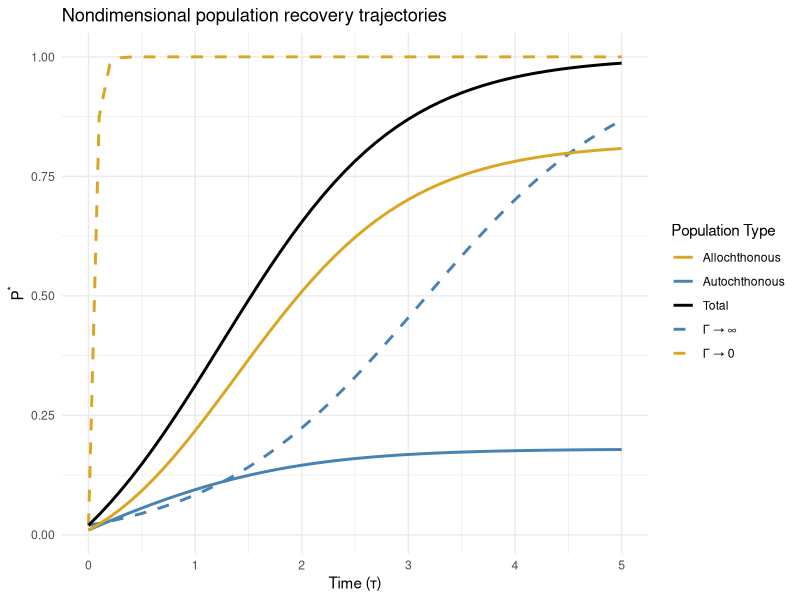
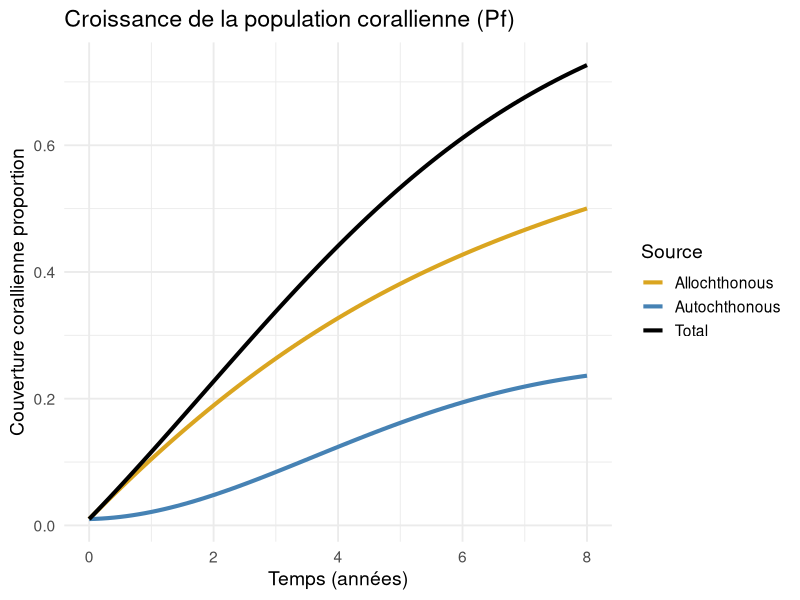
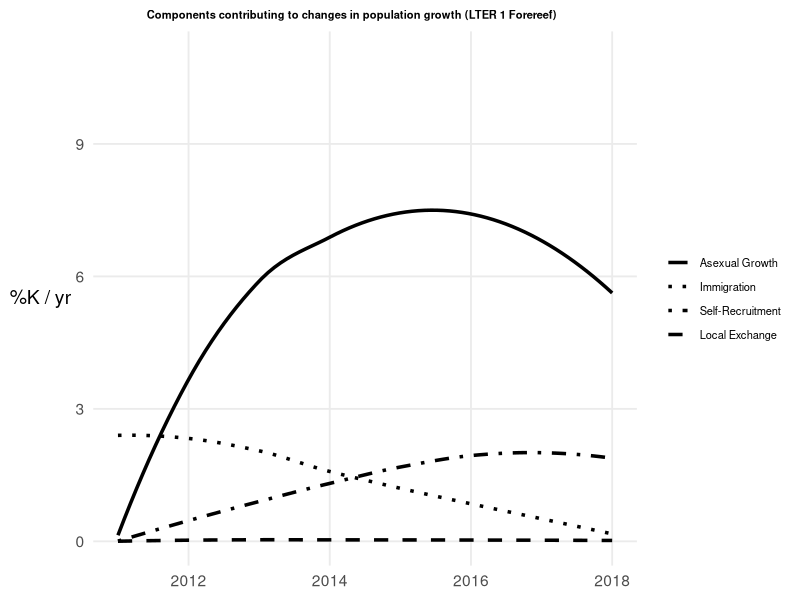
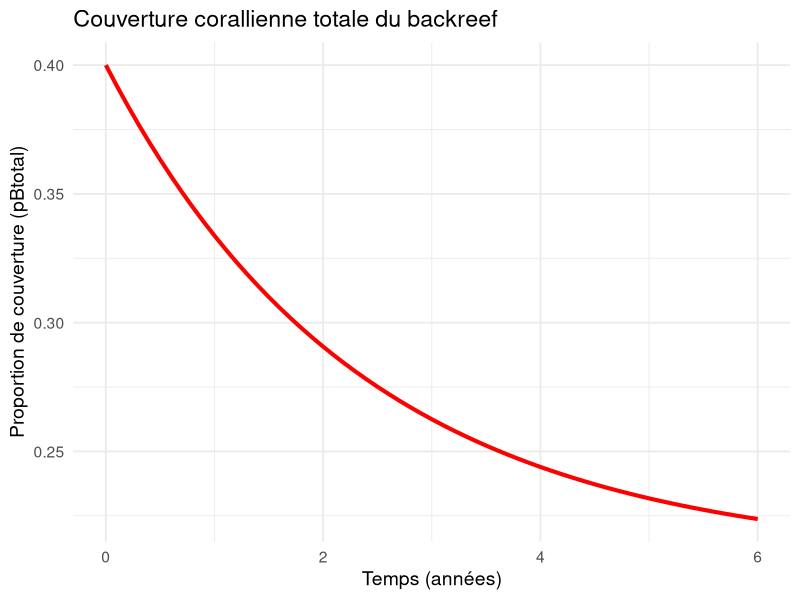
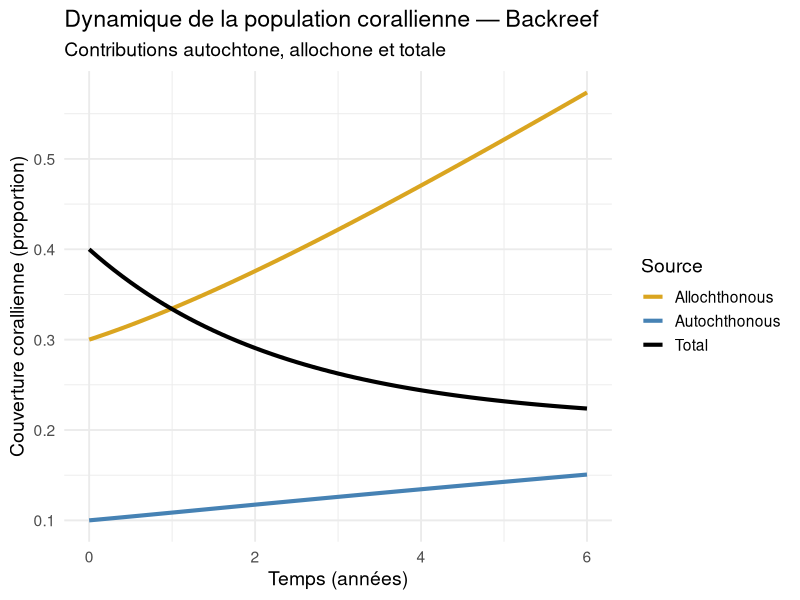
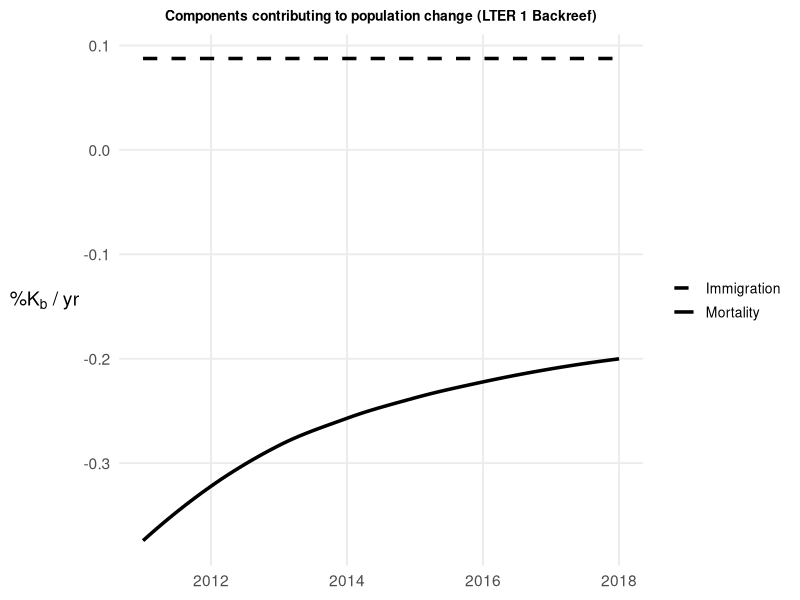
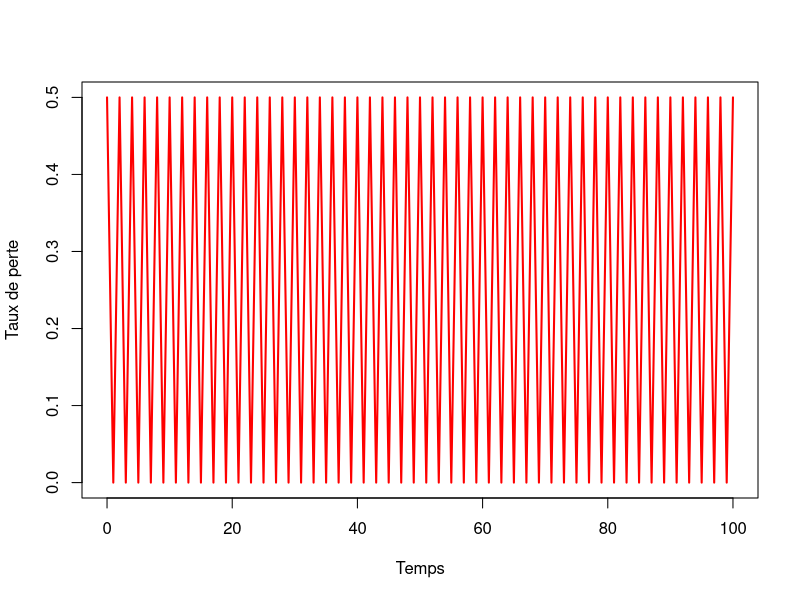
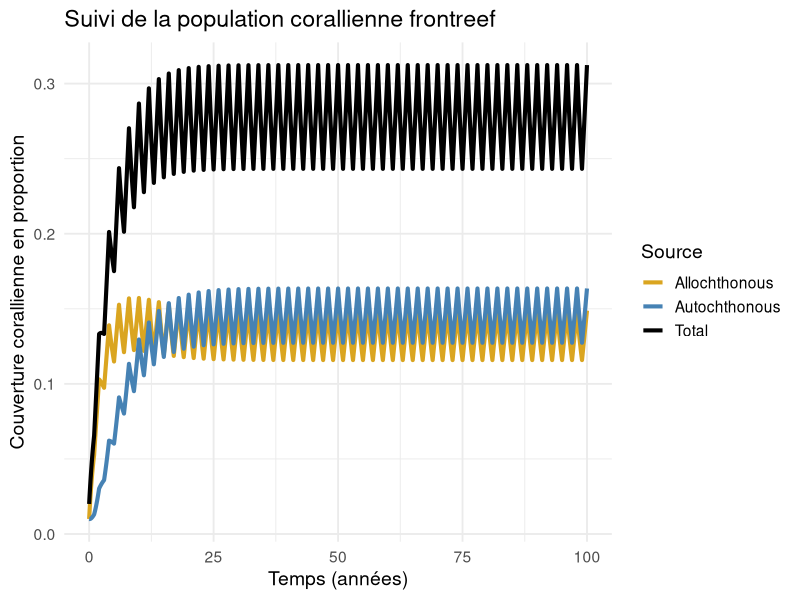

Here is the R script that generated these plots, in order:
# PARTIE 1----
# Script des cas limites----
# Script de trajectoires de population sans dimension - figure 2
#Installer et charger les bibliothèques nécessaires
install.packages("deSolve")
install.packages("ggplot2")
library(deSolve)
library(ggplot2)

#Modèle d'équations différentielles
model <- function(t, state, parameters) {
  P_auto <- state[1]  #Population autochtone
  P_allo <- state[2]  #Population allochthone
  K <- parameters$K   #Capacité de soutien
  I <- parameters$I   #Immigration
  Gamma <- parameters$Gamma   #Taux de regénération intrinsèque (facteur de croissance)
  
  #Normalisation des paramètres par la capacité de soutien
  P_auto_norm <- P_auto / K
  P_allo_norm <- P_allo / K
  
  #Équations différentielles du modèle, basées sur les équations 3 de l'article
  #On additionne les deux populations pour le facteur de densité-dépendance pour que notre échelle des y soit sur 1, et non 2
  dP_auto <- (P_auto_norm + P_allo_norm + I/Gamma) * (1 - (P_auto_norm + P_allo_norm))  
  dP_allo <- I/Gamma * (1 - (P_auto_norm + P_allo_norm))  
  
  list(c(dP_auto, dP_allo))
}

#Paramètres du modèle
parameters <- list(K = 1, I = 1)  

#Conditions initiales (ces conditions sont les mêmes que dans le graphique de l'article)
state <- c(P_auto = 0.01, P_allo = 0.01)

#Temps de simulation
times <- seq(0, 5, by = 0.1)

#Résoudre l'ODE pour différents Gamma
parameters$Gamma <- 10   #Cas intermédiaire
out_intermediate <- ode(y = state, times = times, func = model, parms = parameters)

parameters$Gamma <- 0.1   #Immigration dominante (Γ → 0)
out_immigration <- ode(y = state, times = times, func = model, parms = parameters)

parameters$Gamma <- 100   #Croissance intrinsèque dominante (Γ → ∞)
out_intrinsic <- ode(y = state, times = times, func = model, parms = parameters)

#Convertir les résultats en dataframes
df_intermediate <- as.data.frame(out_intermediate)
df_immigration <- as.data.frame(out_immigration)
df_intrinsic <- as.data.frame(out_intrinsic)

#Calculer la population totale
df_intermediate$Total <- df_intermediate$P_auto + df_intermediate$P_allo
df_intrinsic$Total <- df_intrinsic$P_auto + df_intrinsic$P_allo
df_immigration$Total <- df_immigration$P_auto + df_immigration$P_allo

#Tracer la figure avec inversion des couleurs des lignes pleines
ggplot() +
  #Courbes en pointillés pour les cas limites (pas modifiées)
  geom_line(data = df_intrinsic, aes(x = time, y = Total, color = "Γ → ∞"), linetype = "dashed", size = 1) +
  geom_line(data = df_immigration, aes(x = time, y = Total, color = "Γ → 0"), linetype = "dashed", size = 1) +
  
  #Courbes solides pour Γ = 10 
  geom_line(data = df_intermediate, aes(x = time, y = Total, color = "Total"), size = 1) +
  geom_line(data = df_intermediate, aes(x = time, y = P_allo, color = "Autochthonous"), size = 1) +  
  geom_line(data = df_intermediate, aes(x = time, y = P_auto, color = "Allochthonous"), size = 1) +  
  
  #Personnalisation avec couleurs corrigées
  labs(x = "Time (τ)", y = expression(P^"*"), color = "Population Type") +
  theme_minimal() +
  ggtitle("Nondimensional population recovery trajectories") +
  scale_color_manual(values = c("Γ → ∞" = "steelblue", "Γ → 0" = "goldenrod", 
                                "Total" = "black", "Allochthonous" = "goldenrod", "Autochthonous" = "steelblue"))


#Script graphiques avant-récif 3a ----
#Aller chercher dans les bibliothèques
library(deSolve)
library(ggplot2)
library(dplyr)
library(tidyr)


#Paramètres du modèle
params <- list(
  rb = 0.05,   #Taux de croissance autochtone de la population backreef
  rf = 0.1,  #Taux de croissance autochtone de la population forereef
  sigma_f = 0.5,   #Intensité de la croissance larvaire (829 polypes/colonie)
  
  #Coefficients d’interactions (ζ(γβ))
  zeta_bb = 0.01,   #Influence de backreef sur backreef
  zeta_fb = 0.002,    #Influence de forereef sur backreef
  zeta_ff = 0.2,    #Influence de forereef sur forereef AUTO
  zeta_bf = 0.1,   #Influence de backreef sur forereef ALLO
  
  #Apports externes constants
  Ib = 0.08,   #Immigration du backreef
  If = 0.1,       #Immigration du forereef
  
  #Capacités de soutien en proportion?
  Kb = 0.64,     #Capacité de soutien du backreef 0.64 dans article (observé)
  Kf = 0.8     #Capacité de soutien du forereef  0.8 dans article
)

# MODELE 2 - Équations différentielles selon les équations 4
model <- function(time, state, parameters) {
  with(as.list(c(state, parameters)), {
    dFallo  <- sigma_f * zeta_bf * pBtotal + If * (1 - pFtotal / Kf)
    dFauto  <- pFtotal * (rf + sigma_f * zeta_ff) * (1 - pFtotal / Kf)
    dFtotal <- dFallo + dFauto
    dBallo  <- sigma_f * zeta_fb * pFtotal + Ib * (1 - pBtotal / Kb)
    dBauto  <- pBtotal * (rb + sigma_f * zeta_bb) * (1 - pBtotal / Kb)
    dBtotal <- dBallo + dBauto
    list(c(dFallo, dFauto, dFtotal, dBallo, dBauto, dBtotal))
  })
}
#Conditions initiales  MODELE 2 de nos populations
state <- c(pFallo = 0.01, pFauto = 0.01, pFtotal = 0.01, pBallo = 0.01, pBauto = 0.01, pBtotal = 0.01)

#Intervalle de temps en années
times <- seq(0, 8, by = 0.1)

#Résolution numérique du système
out <- ode(y = state, times = times, func = model, parms = params)
out <- as.data.frame(out)

#Mise en forme pour ggplot
plot_data <- out %>%
  select(time, pFallo,pFauto,pFtotal) %>%
  rename(
    Total = pFtotal,
    Allochthonous = pFallo,
    Autochthonous = pFauto
  ) %>%
  pivot_longer(-time, names_to = "Source", values_to = "Value")

#Graphique
ggplot(plot_data, aes(x = time, y = Value, color = Source)) +
  geom_line(size = 1.4) +
  scale_color_manual(
    values = c(
      "Total" = "black",
      "Allochthonous" = "goldenrod",
      "Autochthonous" = "steelblue"  
    )
  ) +
  labs(
    title = "Croissance de la population corallienne (Pf)",
    x = "Temps (années)",
    y = "Couverture corallienne proportion"
  ) +
  theme_minimal(base_size = 14)





# Script graphiques avant-récif 3c----
#Aller chercher dans les bibliothèques
library(ggplot2)
library(dplyr)
library(tidyr)

#Données modélisées
years <- 2011:2018   #Années de l'étude
n <- length(years)

Pf <- seq(0.05, 0.6, length.out = n)   #Population forereef
Pb <- seq(0.2, 0.5, length.out = n)   #Population backreef
Pf[1] <- 0   #Forcer à commencer à 0
Pb[1] <- 0   #Force à commencer à 0

Kf <- 0.8   #Capacité de charge de 80%
rf <- 0.12   #Taux de croissance asexuée 
sigma_f <- 0.05   #Taux de reproduction larvaire (estimé)

zeta_ff <- seq(0.2, 0.8, length.out = n)   #Autorecrutement (forereef vers forereef)
zeta_bf <- seq(0.01, 0.01, length.out = n)   #Recrutement d'échange (forereef vers backreef)
If <- c(0.0075, 0.0095, 0.0085, 0.008, 0.007, 0.006, 0.005, 0.002)   #Immigration externe (données modélisées)

#Calcul des composantes dPf/dt 
asexual <- Pf * rf   #Croissance asexuée
self_recruit <- Pf * sigma_f * zeta_ff   #Autorecrutement (autochtone)
local_exchange <- Pb * sigma_f * zeta_bf   #Échange local
immigration <- If   #Immigration (allochtone)

density_factor <- (1 - Pf / Kf)   #Facteur de densité-dépendance

#Ajustement de chaque composante par le facteur de densité-dépendance
asexual_adj <- asexual * density_factor
self_recruit_adj <- self_recruit * density_factor
local_exchange_adj <- local_exchange * density_factor
immigration_adj <- immigration * density_factor

#Création du dataframe pour le graphique
df <- data.frame(
  Year = rep(years, 4),
  Component = rep(c("Asexual Growth", "Self-Recruitment", "Local Exchange", "Immigration"), each = n),
  Value = c(asexual_adj, self_recruit_adj, local_exchange_adj, immigration_adj)
)

#Mise en forme des données en pourcentage de la capacité de charge par an
df$PercentK <- 100 * df$Value / Kf
scaling_factor <- 2.5   #Amplification des courbes pour un meilleur effet visuel
df$PercentK <- df$PercentK * scaling_factor

#Graphique lissé
ggplot(df, aes(x = Year, y = PercentK, linetype = Component)) +
  geom_smooth(se = FALSE, method = "loess", size = 1.2, color = "black") +
  scale_linetype_manual(
    values = c("solid", "dotted", "dotdash", "dashed"),
    breaks = c("Asexual Growth", "Immigration", "Self-Recruitment", "Local Exchange")
  ) +
  labs(
    title = "Components contributing to changes in population growth (LTER 1 Forereef)",
    y = expression("%K / yr"),
    x = NULL,
    linetype = NULL
  ) +
  coord_cartesian(ylim = c(0, 11)) +
  theme_minimal(base_size = 14) +
  theme(
    legend.position = "right",
    legend.text = element_text(size = 8),
    legend.title = element_text(size = 10),
    panel.grid.minor = element_blank(),
    axis.title.y = element_text(angle = 0, vjust = 0.5),
    plot.title = element_text(hjust = 0.4, face = "bold", size = 8)
  )





# Script graphiques après-récifs 4a----
#Différences: ajout de mortalité, baisser le taux de croissance de la pop backreef, le recrutement front->back, l'immigration à 0.08 comme indiqué. et état initial
params <- list(
  mortal <- 0.3,  #taux de mortalité du backreef. 
  
  rb = 0.05,   #Taux de croissance autochtone de la population backreef
  rf = 0.1,  #Taux de croissance autochtone de la population forereef
  sigma_f = 0.5,   #Intensité de la croissance larvaire (829 polypes/colonie)
  
  #Coefficients d’interactions (ζ(γβ))
  zeta_bb = 0.01,   #Influence de backreef sur backreef
  zeta_fb = 0.002,    #Influence de forereef sur backreef #faible
  zeta_ff = 0.2,    #Influence de forereef sur forereef AUTO
  zeta_bf = 0.1,   #Influence de backreef sur forereef ALLO
  
  #Apports externes constants
  Ib = 0.08,   #Immigration du backreef  tiré du graphique 4c
  If = 0.1,       #Immigration du forereef
  
  #Capacités de soutien en proportion?
  Kb = 0.64,     #Capacité de soutien du backreef 0.64 dans article (observé)
  Kf = 0.8     #Capacité de soutien du forereef  0.8 dans article
)

# MODELE 2 - Équations différentielles selon les équations 4
model <- function(time, state, parameters) {
  with(as.list(c(state, parameters)), {
    dFallo  <- sigma_f * zeta_bf * pBtotal + If * (1 - pFtotal / Kf)
    dFauto  <- pFtotal * (rf + sigma_f * zeta_ff) * (1 - pFtotal / Kf)
    dFtotal <- dFallo + dFauto
    dBallo  <- sigma_f * zeta_fb * pFtotal + Ib * (1 - pBtotal / Kb)
    dBauto  <- pBtotal * (rb + sigma_f * zeta_bb) * (1 - pBtotal / Kb)
    dBtotal <- dBallo + dBauto - mortal * pBtotal
    list(c(dFallo, dFauto, dFtotal, dBallo, dBauto, dBtotal))
  })
}
#Conditions initiales  MODELE 2 de nos populations
state <- c(pFallo = 0.01, pFauto = 0.01, pFtotal = 0.01, pBallo = 0.3, pBauto = 0.1, pBtotal = 0.4)

#Intervalle de temps en années
times <- seq(0, 6, by = 0.1)

#Résolution numérique du système
out <- ode(y = state, times = times, func = model, parms = params)
out <- as.data.frame(out)

#graphique qui reproduit la figure 4a
ggplot(out, aes(x = time, y = pBtotal)) +
  geom_line(color = "red", size = 1.4) +
  labs(
    title = "Couverture corallienne totale du backreef",
    x = "Temps (années)",
    y = "Proportion de couverture (pBtotal)"
  ) +
  theme_minimal(base_size = 14)


#Si on veux afficher vraiment toutes les courbes. 
backreef_data <- out %>%
  select(time, pBallo, pBauto, pBtotal) %>%
  rename(
    Allochthonous = pBallo,
    Autochthonous = pBauto,
    Total = pBtotal
  ) %>%
  pivot_longer(-time, names_to = "Source", values_to = "Value")

# Graphique
ggplot(backreef_data, aes(x = time, y = Value, color = Source)) +
  geom_line(size = 1.4) +
  scale_color_manual(
    values = c(
      "Total" = "black",
      "Allochthonous" = "goldenrod",
      "Autochthonous" = "steelblue"
    )
  ) +
  labs(
    title = "Dynamique de la population corallienne — Backreef",
    subtitle = "Contributions autochtone, allochone et totale",
    x = "Temps (années)",
    y = "Couverture corallienne (proportion)",
    color = "Source"
  ) +
  theme_minimal(base_size = 14)





# Script graphiques après-récifs 4c----
#Aller chercher les bibliothèques nécessaires
library(ggplot2)
library(dplyr)
library(tidyr)

#Paramètres
years <- 2011:2018   #Années de l'étude
n <- length(years)

# Populations
Pf <- seq(0.05, 0.6, length.out = n)  #Population forereef
Pb <- seq(0.2, 0.5, length.out = n)   #Population backreef
Pf[1] <- 0   #Forcer à commencer à 0
Pb[1] <- 0

#Paramètres biologiques
Kb <- 0.8   #Capacité de soutien (backreef)
rb <- 0.1   #Croissance asexuée (backreef)
sigma_f <- 0.05   #Taux de reproduction larvaire

zeta_bb <- seq(0.2, 0.7, length.out = n)  #Autorecrutement backreef vers backreef
zeta_fb <- rep(0.01, n)  #Échange forereef vers backreef

#Calcul des composantes dPb/dt
intrinsic <- Pb * (rb + sigma_f * zeta_bb)  #Croissance et autorecrutement
exchange <- Pf * sigma_f * zeta_fb          #Recrutement d’échange local
immigration <- rep(0.0007, n)   #Immigration

#Facteur de densité-dépendance
density_factor <- (1 - Pb / Kb)

#Ajustement de chaque composante par le facteur de densité-dépendance
intrinsic_adj <- intrinsic * density_factor
exchange_adj <- exchange * density_factor
immigration_adj <- immigration   #L'immigragtion reste constante peu importe la densité de la population

#Variation totale
total_change <- intrinsic_adj + exchange_adj + immigration_adj

#Estimation de la courbe de mortalité
mortalite <- -0.003 + 0.0022 * (years - min(years)) / ((years - min(years)) + 4)

#Création du dataframe pour le graphique
df_backreef <- data.frame(
  Year = rep(years, 2),
  Component = rep(c("Immigration", "Mortality"), each = n),
  Value = c(immigration_adj, mortalite)
)

#Mise en forme des données en pourcentage de la capacité de charge par an
df_backreef$PercentKb <- 100 * df_backreef$Value / Kb

#Graphique lissé
ggplot(df_backreef, aes(x = Year, y = PercentKb, linetype = Component)) +
  geom_smooth(se = FALSE, method = "loess", size = 1.2, color = "black") +
  scale_linetype_manual(values = c("Immigration" = "dashed", "Mortality" = "solid")) +
  labs(
    title = "Components contributing to population change (LTER 1 Backreef)",
    y = expression("%K"[b] * " / yr"),
    x = NULL,
    linetype = NULL
  ) +
  coord_cartesian(ylim = c(min(df_backreef$PercentKb), max(df_backreef$PercentKb))) +
  theme_minimal(base_size = 14) +
  theme(
    legend.position = "right",
    legend.text = element_text(size = 10),
    legend.title = element_text(size = 10),
    panel.grid.minor = element_blank(),
    axis.title.y = element_text(angle = 0, vjust = 0.5),
    plot.title = element_text(hjust = 0.5, face = "bold", size = 10)
  )





# PARTIE 2----
# Script graphique fréquence=2 ans  amplitude=0.5----
#fonction qui représente la variation de mortalité aux 7 ans
times <- seq(0,100, by=1)

taux_perte <- function(t, peak = 0.5, period = 2, pulse_width = 1) {
  if ((t %% period) < pulse_width) {
    return(peak)
  } else {
    
    
    return(0)
  }
}
#visualisation de la fonction
plot(times, sapply(times, taux_perte), type = "l",
     ylab = "Taux de perte", xlab = "Temps", col = "red", lwd = 2)


#Paramètres du modèle
params <- list(
  mortal <- 0.6,  #taux de mortalité constante du backreef pck c difficile la vie.
  
  rb = 0.05,   #Taux de croissance autochtone de la population backreef
  rf = 0.1,  #Taux de croissance autochtone de la population forereef
  sigma_f = 0.5,   #Intensité de la croissance larvaire (829 polypes/colonie)
  
  #Coefficients d’interactions (ζ(γβ))
  zeta_bb = 0.01,   #Influence de backreef sur backreef
  zeta_fb = 0.002,    #Influence de forereef sur backreef
  zeta_ff = 0.2,    #Influence de forereef sur forereef AUTO
  zeta_bf = 0.1,   #Influence de backreef sur forereef ALLO
  
  #Apports externes constants
  Ib = 0.08,   #Immigration du backreef
  If = 0.05,       #Immigration du forereef
  
  #Capacités de soutien en proportion?
  Kb = 0.64,     #Capacité de soutien du backreef 0.64 dans article (observé)
  Kf = 0.8     #Capacité de soutien du forereef  0.8 dans article
)

# MODELE 2 - Équations différentielles selon les équations 4 ici, j'ai enlevé pftotal, et je l'ai remplacé par la somme. 
model <- function(time, state, parameters) {
  with(as.list(c(state, parameters)), {
    pertes_t <- taux_perte(time)
    
    dFallo  <- (sigma_f * zeta_bf * pBtotal + If * (1 - (pFauto + pFallo) / Kf)) - (pertes_t * (pFallo))
    dFauto  <- ((pFauto + pFallo) * (rf + sigma_f * zeta_ff) * (1 - (pFauto + pFallo) / Kf)) - (pertes_t * (pFauto))
    
    dBallo  <- (sigma_f * zeta_fb * (pFauto + pFallo) + Ib * (1 - pBtotal / Kb)) - (pertes_t * pBallo)
    dBauto  <- (pBtotal * (rb + sigma_f * zeta_bb) * (1 - pBtotal / Kb)) - (pertes_t * pBauto)
    dBtotal <- (dBallo + dBauto - mortal * pBtotal) 
    
    list(c(dFallo, dFauto, dBallo, dBauto, dBtotal))
  })
}
#Conditions initiales  MODELE 2 de nos populations
state <- c(pFallo = 0.01, pFauto = 0.01, pBallo = 0.3, pBauto = 0.1, pBtotal = 0.4)

#Intervalle de temps en années
times <- seq(0, 100, by = 0.1)

#Résolution numérique du système
out <- ode(y = state, times = times, func = model, parms = params)
out <- as.data.frame(out)
out$pFtotal <- out$pFauto + out$pFallo  #calcul de la somme
#Mise en forme pour ggplot
plot_data <- out %>%
  select(time, pFallo,pFauto,pFtotal) %>%
  rename(
    Total = pFtotal,
    Allochthonous = pFallo,
    Autochthonous = pFauto
  ) %>%
  pivot_longer(-time, names_to = "Source", values_to = "Value")

#Graphique
ggplot(plot_data, aes(x = time, y = Value, color = Source)) +
  geom_line(size = 1.4) +
  scale_color_manual(
    values = c(
      "Total" = "black",
      "Allochthonous" = "goldenrod",
      "Autochthonous" = "steelblue"  
    )
  ) +
  labs(
    title = "Suivi de la population corallienne frontreef",
    x = "Temps (années)",
    y = "Couverture corallienne en proportion"
  ) +
  theme_minimal(base_size = 14)




# Script graphique fréquence=2 ans  amplitude=0.99----
#fonction qui représente la variation de mortalité aux 7 ans
times <- seq(0,100, by=1)

taux_perte <- function(t, peak = 0.99, period = 2, pulse_width = 1) {
  if ((t %% period) < pulse_width) {
    return(peak)
  } else {
    
    
    return(0)
  }
}
#visualisation de la fonction
plot(times, sapply(times, taux_perte), type = "l",
     ylab = "Taux de perte", xlab = "Temps", col = "red", lwd = 2)


#Paramètres du modèle
params <- list(
  mortal <- 0.6,  #taux de mortalité constante du backreef pck c difficile la vie.
  
  rb = 0.05,   #Taux de croissance autochtone de la population backreef
  rf = 0.1,  #Taux de croissance autochtone de la population forereef
  sigma_f = 0.5,   #Intensité de la croissance larvaire (829 polypes/colonie)
  
  #Coefficients d’interactions (ζ(γβ))
  zeta_bb = 0.01,   #Influence de backreef sur backreef
  zeta_fb = 0.002,    #Influence de forereef sur backreef
  zeta_ff = 0.2,    #Influence de forereef sur forereef AUTO
  zeta_bf = 0.1,   #Influence de backreef sur forereef ALLO
  
  #Apports externes constants
  Ib = 0.08,   #Immigration du backreef
  If = 0.05,       #Immigration du forereef
  
  #Capacités de soutien en proportion?
  Kb = 0.64,     #Capacité de soutien du backreef 0.64 dans article (observé)
  Kf = 0.8     #Capacité de soutien du forereef  0.8 dans article
)

# MODELE 2 - Équations différentielles selon les équations 4 ici, j'ai enlevé pftotal, et je l'ai remplacé par la somme. 
model <- function(time, state, parameters) {
  with(as.list(c(state, parameters)), {
    pertes_t <- taux_perte(time)
    
    dFallo  <- (sigma_f * zeta_bf * pBtotal + If * (1 - (pFauto + pFallo) / Kf)) - (pertes_t * (pFallo))
    dFauto  <- ((pFauto + pFallo) * (rf + sigma_f * zeta_ff) * (1 - (pFauto + pFallo) / Kf)) - (pertes_t * (pFauto))
    
    dBallo  <- (sigma_f * zeta_fb * (pFauto + pFallo) + Ib * (1 - pBtotal / Kb)) - (pertes_t * pBallo)
    dBauto  <- (pBtotal * (rb + sigma_f * zeta_bb) * (1 - pBtotal / Kb)) - (pertes_t * pBauto)
    dBtotal <- (dBallo + dBauto - mortal * pBtotal) 
    
    list(c(dFallo, dFauto, dBallo, dBauto, dBtotal))
  })
}
#Conditions initiales  MODELE 2 de nos populations
state <- c(pFallo = 0.01, pFauto = 0.01, pBallo = 0.3, pBauto = 0.1, pBtotal = 0.4)

#Intervalle de temps en années
times <- seq(0, 100, by = 0.1)

#Résolution numérique du système
out <- ode(y = state, times = times, func = model, parms = params)
out <- as.data.frame(out)
out$pFtotal <- out$pFauto + out$pFallo  #calcul de la somme
#Mise en forme pour ggplot
plot_data <- out %>%
  select(time, pFallo,pFauto,pFtotal) %>%
  rename(
    Total = pFtotal,
    Allochthonous = pFallo,
    Autochthonous = pFauto
  ) %>%
  pivot_longer(-time, names_to = "Source", values_to = "Value")

#Graphique
ggplot(plot_data, aes(x = time, y = Value, color = Source)) +
  geom_line(size = 1.4) +
  scale_color_manual(
    values = c(
      "Total" = "black",
      "Allochthonous" = "goldenrod",
      "Autochthonous" = "steelblue"  
    )
  ) +
  labs(
    title = "Suivi de la population corallienne frontreef",
    x = "Temps (années)",
    y = "Couverture corallienne en proportion"
  ) +
  theme_minimal(base_size = 14)




# Script graphique fréquence=7 ans  amplitude=0.5----
#fonction qui représente la variation de mortalité aux 7 ans
times <- seq(0,100, by=1)

taux_perte <- function(t, peak = 0.5, period = 7, pulse_width = 1) {
  if ((t %% period) < pulse_width) {
    return(peak)
  } else {
    
    
    return(0)
  }
}
#visualisation de la fonction
plot(times, sapply(times, taux_perte), type = "l",
     ylab = "Taux de perte", xlab = "Temps", col = "red", lwd = 2)


#Paramètres du modèle
params <- list(
  mortal <- 0.6,  #taux de mortalité constante du backreef pck c difficile la vie.
  
  rb = 0.05,   #Taux de croissance autochtone de la population backreef
  rf = 0.1,  #Taux de croissance autochtone de la population forereef
  sigma_f = 0.5,   #Intensité de la croissance larvaire (829 polypes/colonie)
  
  #Coefficients d’interactions (ζ(γβ))
  zeta_bb = 0.01,   #Influence de backreef sur backreef
  zeta_fb = 0.002,    #Influence de forereef sur backreef
  zeta_ff = 0.2,    #Influence de forereef sur forereef AUTO
  zeta_bf = 0.1,   #Influence de backreef sur forereef ALLO
  
  #Apports externes constants
  Ib = 0.08,   #Immigration du backreef
  If = 0.05,       #Immigration du forereef
  
  #Capacités de soutien en proportion?
  Kb = 0.64,     #Capacité de soutien du backreef 0.64 dans article (observé)
  Kf = 0.8     #Capacité de soutien du forereef  0.8 dans article
)

# MODELE 2 - Équations différentielles selon les équations 4 ici, j'ai enlevé pftotal, et je l'ai remplacé par la somme. 
model <- function(time, state, parameters) {
  with(as.list(c(state, parameters)), {
    pertes_t <- taux_perte(time)
    
    dFallo  <- (sigma_f * zeta_bf * pBtotal + If * (1 - (pFauto + pFallo) / Kf)) - (pertes_t * (pFallo))
    dFauto  <- ((pFauto + pFallo) * (rf + sigma_f * zeta_ff) * (1 - (pFauto + pFallo) / Kf)) - (pertes_t * (pFauto))
    
    dBallo  <- (sigma_f * zeta_fb * (pFauto + pFallo) + Ib * (1 - pBtotal / Kb)) - (pertes_t * pBallo)
    dBauto  <- (pBtotal * (rb + sigma_f * zeta_bb) * (1 - pBtotal / Kb)) - (pertes_t * pBauto)
    dBtotal <- (dBallo + dBauto - mortal * pBtotal) 
    
    list(c(dFallo, dFauto, dBallo, dBauto, dBtotal))
  })
}
#Conditions initiales  MODELE 2 de nos populations
state <- c(pFallo = 0.01, pFauto = 0.01, pBallo = 0.3, pBauto = 0.1, pBtotal = 0.4)

#Intervalle de temps en années
times <- seq(0, 100, by = 0.1)

#Résolution numérique du système
out <- ode(y = state, times = times, func = model, parms = params)
out <- as.data.frame(out)
out$pFtotal <- out$pFauto + out$pFallo  #calcul de la somme
#Mise en forme pour ggplot
plot_data <- out %>%
  select(time, pFallo,pFauto,pFtotal) %>%
  rename(
    Total = pFtotal,
    Allochthonous = pFallo,
    Autochthonous = pFauto
  ) %>%
  pivot_longer(-time, names_to = "Source", values_to = "Value")

#Graphique
ggplot(plot_data, aes(x = time, y = Value, color = Source)) +
  geom_line(size = 1.4) +
  scale_color_manual(
    values = c(
      "Total" = "black",
      "Allochthonous" = "goldenrod",
      "Autochthonous" = "steelblue"  
    )
  ) +
  labs(
    title = "Suivi de la population corallienne frontreef",
    x = "Temps (années)",
    y = "Couverture corallienne en proportion"
  ) +
  theme_minimal(base_size = 14)




# Script graphique fréquence=7 ans  amplitude=0.99----
#fonction qui représente la variation de mortalité aux 7 ans
times <- seq(0,100, by=1)

taux_perte <- function(t, peak = 0.99, period = 7, pulse_width = 1) {
  if ((t %% period) < pulse_width) {
    return(peak)
  } else {
    
    
    return(0)
  }
}
#visualisation de la fonction
plot(times, sapply(times, taux_perte), type = "l",
     ylab = "Taux de perte", xlab = "Temps", col = "red", lwd = 2)


#Paramètres du modèle
params <- list(
  mortal <- 0.6,  #taux de mortalité constante du backreef pck c difficile la vie.
  
  rb = 0.05,   #Taux de croissance autochtone de la population backreef
  rf = 0.1,  #Taux de croissance autochtone de la population forereef
  sigma_f = 0.5,   #Intensité de la croissance larvaire (829 polypes/colonie)
  
  #Coefficients d’interactions (ζ(γβ))
  zeta_bb = 0.01,   #Influence de backreef sur backreef
  zeta_fb = 0.002,    #Influence de forereef sur backreef
  zeta_ff = 0.2,    #Influence de forereef sur forereef AUTO
  zeta_bf = 0.1,   #Influence de backreef sur forereef ALLO
  
  #Apports externes constants
  Ib = 0.08,   #Immigration du backreef
  If = 0.05,       #Immigration du forereef
  
  #Capacités de soutien en proportion?
  Kb = 0.64,     #Capacité de soutien du backreef 0.64 dans article (observé)
  Kf = 0.8     #Capacité de soutien du forereef  0.8 dans article
)

# MODELE 2 - Équations différentielles selon les équations 4 ici, j'ai enlevé pftotal, et je l'ai remplacé par la somme. 
model <- function(time, state, parameters) {
  with(as.list(c(state, parameters)), {
    pertes_t <- taux_perte(time)
    
    dFallo  <- (sigma_f * zeta_bf * pBtotal + If * (1 - (pFauto + pFallo) / Kf)) - (pertes_t * (pFallo))
    dFauto  <- ((pFauto + pFallo) * (rf + sigma_f * zeta_ff) * (1 - (pFauto + pFallo) / Kf)) - (pertes_t * (pFauto))
    
    dBallo  <- (sigma_f * zeta_fb * (pFauto + pFallo) + Ib * (1 - pBtotal / Kb)) - (pertes_t * pBallo)
    dBauto  <- (pBtotal * (rb + sigma_f * zeta_bb) * (1 - pBtotal / Kb)) - (pertes_t * pBauto)
    dBtotal <- (dBallo + dBauto - mortal * pBtotal) 
    
    list(c(dFallo, dFauto, dBallo, dBauto, dBtotal))
  })
}
#Conditions initiales  MODELE 2 de nos populations
state <- c(pFallo = 0.01, pFauto = 0.01, pBallo = 0.3, pBauto = 0.1, pBtotal = 0.4)

#Intervalle de temps en années
times <- seq(0, 100, by = 0.1)

#Résolution numérique du système
out <- ode(y = state, times = times, func = model, parms = params)
out <- as.data.frame(out)
out$pFtotal <- out$pFauto + out$pFallo  #calcul de la somme
#Mise en forme pour ggplot
plot_data <- out %>%
  select(time, pFallo,pFauto,pFtotal) %>%
  rename(
    Total = pFtotal,
    Allochthonous = pFallo,
    Autochthonous = pFauto
  ) %>%
  pivot_longer(-time, names_to = "Source", values_to = "Value")

#Graphique
ggplot(plot_data, aes(x = time, y = Value, color = Source)) +
  geom_line(size = 1.4) +
  scale_color_manual(
    values = c(
      "Total" = "black",
      "Allochthonous" = "goldenrod",
      "Autochthonous" = "steelblue"  
    )
  ) +
  labs(
    title = "Suivi de la population corallienne frontreef",
    x = "Temps (années)",
    y = "Couverture corallienne en proportion"
  ) +
  theme_minimal(base_size = 14)
